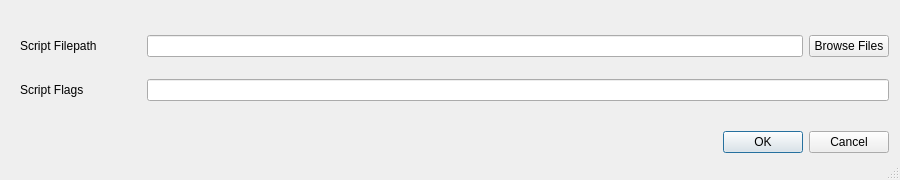
<?xml version="1.0" encoding="UTF-8"?>
<ui version="4.0">
 <class>RunScriptDialog</class>
 <widget class="QDialog" name="RunScriptDialog">
  <property name="windowModality">
   <enum>Qt::WindowModal</enum>
  </property>
  <property name="geometry">
   <rect>
    <x>0</x>
    <y>0</y>
    <width>900</width>
    <height>180</height>
   </rect>
  </property>
  <property name="sizePolicy">
   <sizepolicy hsizetype="Preferred" vsizetype="Expanding">
    <horstretch>0</horstretch>
    <verstretch>0</verstretch>
   </sizepolicy>
  </property>
  <property name="minimumSize">
   <size>
    <width>600</width>
    <height>180</height>
   </size>
  </property>
  <property name="maximumSize">
   <size>
    <width>1600</width>
    <height>180</height>
   </size>
  </property>
  <property name="windowTitle">
   <string>Run Script</string>
  </property>
  <property name="sizeGripEnabled">
   <bool>true</bool>
  </property>
  <property name="modal">
   <bool>true</bool>
  </property>
  <layout class="QVBoxLayout" name="verticalLayout_3">
   <item>
    <layout class="QVBoxLayout" name="verticalLayout_2">
     <item>
      <layout class="QHBoxLayout" name="horizontalLayout_3">
       <item>
        <widget class="QWidget" name="horizontalWidget_3" native="true">
         <property name="sizePolicy">
          <sizepolicy hsizetype="Preferred" vsizetype="Maximum">
           <horstretch>0</horstretch>
           <verstretch>0</verstretch>
          </sizepolicy>
         </property>
         <property name="maximumSize">
          <size>
           <width>130</width>
           <height>16777215</height>
          </size>
         </property>
         <layout class="QHBoxLayout" name="horizontalLayout_4">
          <item>
           <widget class="QLabel" name="scriptFilepathLabel">
            <property name="sizePolicy">
             <sizepolicy hsizetype="Preferred" vsizetype="Expanding">
              <horstretch>0</horstretch>
              <verstretch>0</verstretch>
             </sizepolicy>
            </property>
            <property name="text">
             <string>Script Filepath</string>
            </property>
           </widget>
          </item>
          <item>
           <spacer name="horizontalSpacer_2">
            <property name="orientation">
             <enum>Qt::Horizontal</enum>
            </property>
            <property name="sizeType">
             <enum>QSizePolicy::Expanding</enum>
            </property>
            <property name="sizeHint" stdset="0">
             <size>
              <width>40</width>
              <height>20</height>
             </size>
            </property>
           </spacer>
          </item>
         </layout>
        </widget>
       </item>
       <item>
        <widget class="QLineEdit" name="scriptPathEdit"/>
       </item>
       <item>
        <widget class="QPushButton" name="scriptFileDialogButton">
         <property name="text">
          <string>Browse Files</string>
         </property>
        </widget>
       </item>
      </layout>
     </item>
     <item>
      <layout class="QHBoxLayout" name="horizontalLayout">
       <item>
        <widget class="QWidget" name="horizontalWidget_4" native="true">
         <property name="sizePolicy">
          <sizepolicy hsizetype="Preferred" vsizetype="Maximum">
           <horstretch>0</horstretch>
           <verstretch>0</verstretch>
          </sizepolicy>
         </property>
         <property name="maximumSize">
          <size>
           <width>130</width>
           <height>16777215</height>
          </size>
         </property>
         <layout class="QHBoxLayout" name="horizontalLayout_5">
          <property name="sizeConstraint">
           <enum>QLayout::SetDefaultConstraint</enum>
          </property>
          <item>
           <widget class="QLabel" name="scriptFlagsLabel">
            <property name="sizePolicy">
             <sizepolicy hsizetype="Preferred" vsizetype="Expanding">
              <horstretch>0</horstretch>
              <verstretch>0</verstretch>
             </sizepolicy>
            </property>
            <property name="text">
             <string>Script Flags</string>
            </property>
           </widget>
          </item>
          <item>
           <spacer name="horizontalSpacer">
            <property name="orientation">
             <enum>Qt::Horizontal</enum>
            </property>
            <property name="sizeType">
             <enum>QSizePolicy::Expanding</enum>
            </property>
            <property name="sizeHint" stdset="0">
             <size>
              <width>40</width>
              <height>20</height>
             </size>
            </property>
           </spacer>
          </item>
         </layout>
        </widget>
       </item>
       <item>
        <widget class="QLineEdit" name="scriptFlagsEdit"/>
       </item>
      </layout>
     </item>
    </layout>
   </item>
   <item>
    <widget class="QDialogButtonBox" name="buttonBox">
     <property name="orientation">
      <enum>Qt::Horizontal</enum>
     </property>
     <property name="standardButtons">
      <set>QDialogButtonBox::Cancel|QDialogButtonBox::Ok</set>
     </property>
     <property name="centerButtons">
      <bool>false</bool>
     </property>
    </widget>
   </item>
  </layout>
 </widget>
 <resources/>
 <connections>
  <connection>
   <sender>buttonBox</sender>
   <signal>accepted()</signal>
   <receiver>RunScriptDialog</receiver>
   <slot>accept()</slot>
   <hints>
    <hint type="sourcelabel">
     <x>248</x>
     <y>254</y>
    </hint>
    <hint type="destinationlabel">
     <x>157</x>
     <y>274</y>
    </hint>
   </hints>
  </connection>
  <connection>
   <sender>buttonBox</sender>
   <signal>rejected()</signal>
   <receiver>RunScriptDialog</receiver>
   <slot>reject()</slot>
   <hints>
    <hint type="sourcelabel">
     <x>316</x>
     <y>260</y>
    </hint>
    <hint type="destinationlabel">
     <x>286</x>
     <y>274</y>
    </hint>
   </hints>
  </connection>
 </connections>
</ui>
